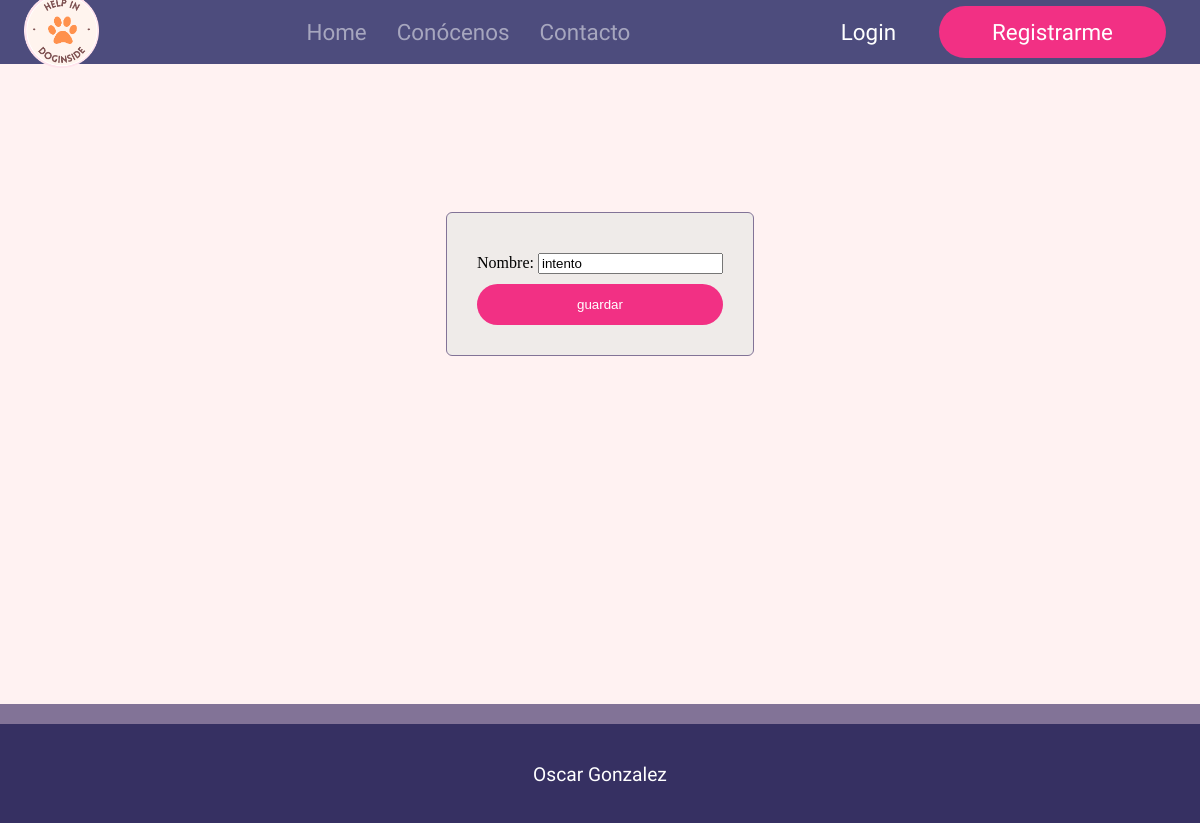
Page /editUser.php?id=15 on the earlier database version.
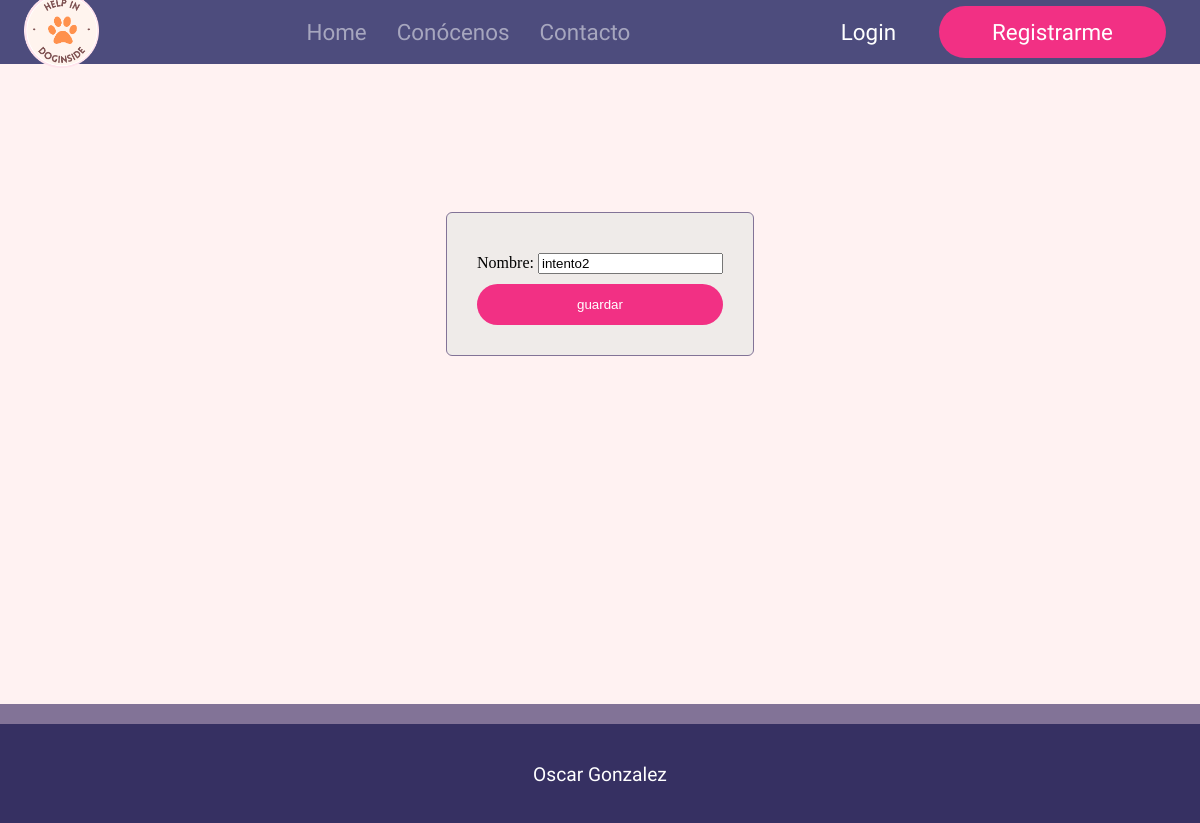
Same page on the later database version.
### tables this page shows
CREATE TABLE IF NOT EXISTS `usuarios` (
  `id` int(11) NOT NULL AUTO_INCREMENT,
  `nombre` varchar(30) NOT NULL,
  `apellidos` varchar(50) NOT NULL,
  `password` varchar(255) NOT NULL,
  `isadmin` int(1) NOT NULL DEFAULT '0',
  PRIMARY KEY (`id`)
);

### editUser.php (the view)
<?php
require_once("./assets/core/connection.php");
$id = $_REQUEST["id"];
$select = "SELECT * FROM usuarios WHERE ID LIKE {$id}";
$query = mysqli_query($conexion, $select);
include_once("./assets/core/header.php") ?>
<div class="main-page">
    <div class="content">
	<?php
	echo
	'		<div class="form-wrapper">
            <form action="updateUser.php?id='.$id.'" method="POST">
			';
					while ($row = mysqli_fetch_assoc($query)) {
						echo
						'
						<div class="form-field">
							<label for="nombre">Nombre: </label>
							<input type="text" name="user" id="nombre" value="'. $row["nombre"]. '">
						</div>
						';
					}
					echo '<input type="submit" name="enviar" value="guardar" class="button-primary more-padding">';
				?>
            </form>
				</div>
    </div>
</div>
	<footer>
		<p>Oscar Gonzalez</p>
	</footer>
</body>
</html>

### assets/core/header.php (shortened to what this page needs)
<!DOCTYPE html>
<html>
<head>
	<link rel="stylesheet" type="text/css" href="./assets/css/main.css" />
    <link href="//netdna.bootstrapcdn.com/twitter-bootstrap/2.3.2/css/bootstrap-combined.no-icons.min.css" rel="stylesheet">
    <link href="//netdna.bootstrapcdn.com/font-awesome/3.2.1/css/font-awesome.css" rel="stylesheet">
</head>
<body>
<?php
$userID = null;
?>
<header class="main-header">
    <div class="logo">
        <a href="index.php">
            <img src="./assets/images/pata.png" alt="Logo" />
        </a>
    </div>
    <nav>
        <a href="index.php">Home</a>
        <a href="conocenos.php">Conócenos</a>
        <a href="contacto.php">Contacto</a>
    </nav>
    <?php
    if ($userID == null) {
        echo '<div class="loginAndRegister">
                    <button class="button-secondary"><a href="login.php">Login</a></button>
                    <button class="button-primary"><a href="registro.php">Registrarme</a></button>
            </div>';
    } else {
        echo '<div class="loginAndRegister">
                <button class="button-primary"><a href="cierre.php">Cerrar sesión</a></button>
            </div>';
    }
    ?>
</header>

### assets/css/main.css (style rules this page uses)
body { margin: 0px; background-color: #e7e6ef; }
.main-header { background-color: #4D4C7D; height: 8vh; width: 96%; padding: 0 2%; display: flex; justify-content: space-between; align-items: center; font-family: 'Akaya Telivigala', cursive; }
.main-header .logo { width: 75px; }
.main-header .logo a img { width: 100%; }
.main-header nav { display: flex; }
.main-header nav a { display: inline-block; margin-left: 30px; text-decoration: none; color: #fff; opacity: 0.5; font-size: 1.4rem; }
.main-header .loginAndRegister { display: flex; }
.main-header .loginAndRegister button { margin: 0 10px; }
.main-header .loginAndRegister button a { text-decoration: none; color: #fff; font-size: 1.4rem; }
.button-primary { background-color: #F23084; border-radius: 50px; color: #fff; padding: 10px; padding-left: 50px; padding-right: 50px; border: 3px solid transparent; transition: border 0.4s; }
.button-primary * { opacity: 1; }
.button-secondary { background-color: transparent; border-radius: 50px; color: #fff; padding: 10px 20px 10px 20px; border: 3px solid transparent; transition: border 0.4s; }
.button-secondary * { opacity: 1; }
.main-page { width: 100%; min-height: 80vh; background-color: #fff2f2; }
.main-page .content { width: 100%; padding: 20px 0; display: flex; justify-content: center; align-items: center; min-height: 50vh; }
button { font-family: 'Akaya Telivigala', cursive; font-size: 1.3em; cursor: pointer; }
footer { width: 100%; border-top: 20px solid #827397; background-color: #363062; padding-top: 20px; padding-bottom: 20px; height: 7.4vh }
footer * { color: #fff; font-family: 'Akaya Telivigala', cursive; font-size: 1.2em; text-decoration: none; text-align: center; }
.form-wrapper { background-color: #efebe9; border-radius: 6px; border: 1px solid #827397; padding: 30px; }
form { display: flex; flex-direction: column; }
.form-field { margin: 10px 0; }

Differences in the rows shown:
changed usuarios: user "intento" → "intento2"
